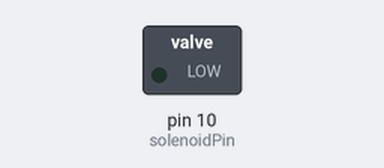
Recording of a sketch running on a simulated Arduino Uno, built with avr-gcc and run on an emulated ATmega328P. On the bench: switched loads named in the sketch (green lamp = pin HIGH).

Above: at 0.1 s.
At 5.1 s:
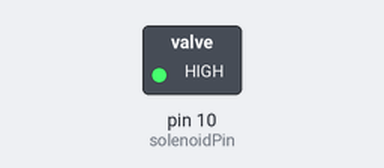
Timing chart, 0 to 6.6 s (numbered marks = the images above):
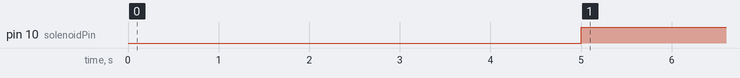

The sketch:

SolenoidFlush.ino
```cpp
#include <Arduino.h>
int solenoidPin = 10; //Solenoid is connected to digital pin 10

void setup() {
  // put your setup code here, to run once:
pinMode(solenoidPin, OUTPUT); //Sets the pin as an output
}

void loop() {
  // put your main code here, to run repeatedly:
delay(5000);
digitalWrite(solenoidPin, HIGH); //Switch Solenoid ON
delay(500000); //Wait x seconds
digitalWrite(solenoidPin, LOW); //Switch Solenoid OFF
delay(50000000);
}
```

Measured:
- by itself, pin 10 (solenoidPin): LOW → HIGH at 5.0 s
